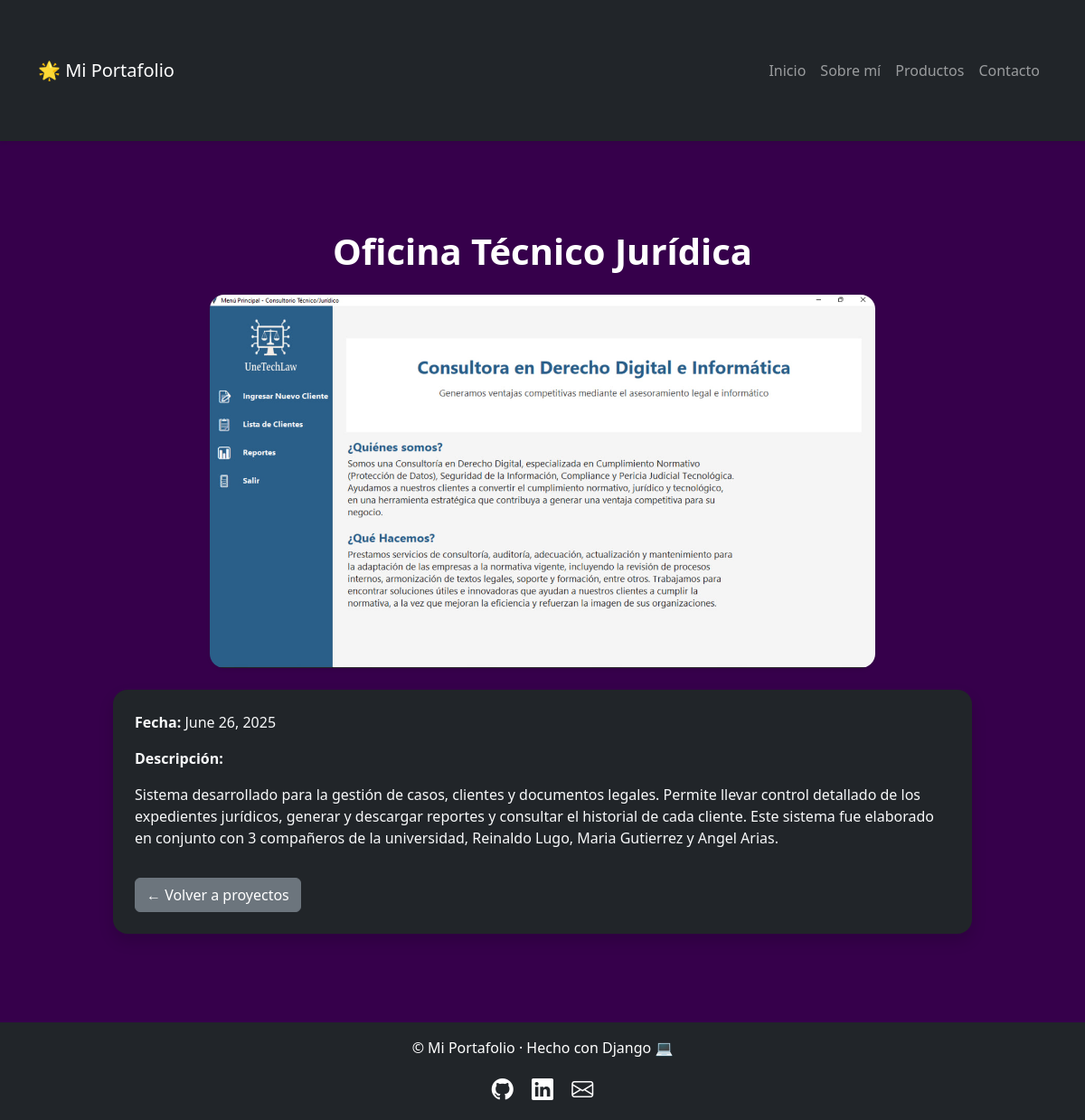
The app's page /proyecto/5/ with its own data.
### portafolio/models.py (models this page shows, shortened)
class Proyecto(models.Model):
    titulo = models.CharField(max_length=100)
    descripcion = models.TextField()
    fecha = models.DateField()
    imagen = models.ImageField(upload_to='imagenes/', blank=True, null=True)
    url = models.URLField(blank=True)

### portafolio/views.py (the view)
# urls.py: path('proyecto/<int:proyecto_id>/', detalle_proyecto, name='detalle_proyecto'),
def detalle_proyecto(request, proyecto_id):
    proyecto = get_object_or_404(Proyecto, id=proyecto_id)
    return render(request, 'portafolio/detalle.html', {'proyecto': proyecto})

### portafolio/templates/portafolio/detalle.html (shortened to what this page needs)
{% extends 'portafolio/base.html' %}
{% block content %}
<div class="container">
  <h1 class="text-center mb-4">{{ proyecto.titulo }}</h1>
  <div class="row justify-content-center">
    <div class="col-md-8 mb-4">
      <img src="{{ proyecto.imagen.url }}"
           alt="Imagen de {{ proyecto.titulo }}"
           class="img-fluid rounded-4 shadow-sm w-100"
           style="max-height: 450px; object-fit: cover;">
    </div>
    <div class="col-md-10 bg-dark text-light p-4 rounded-4 shadow">
      <p><strong>Fecha:</strong> {{ proyecto.fecha }}</p>
      <p><strong>Descripción:</strong></p>
      <p>{{ proyecto.descripcion }}</p>
      <a href="{% url 'home' %}" class="btn btn-secondary mt-3">← Volver a proyectos</a>
    </div>
  </div>
</div>
{% endblock %}

### portafolio/static/portafolio/style.css (style rules this page uses)
body { font-family: 'Segoe UI', sans-serif; background-color: #f8f9fa; }
h1, h2, h3 { font-weight: bold; color: #ffffff; }
body { background-color: #36004b; color: #FFFFFF; }
.container { padding-top: 50px; padding-bottom: 50px; }

### records on screen
Proyecto: titulo "Oficina Técnico Jurídica", imagen (picture), fecha "June 26, 2025", descripcion "Sistema desarrollado para la gestión de casos, clientes y documentos legales. Permite llevar control detallado de los expedientes jurídicos, generar y descargar reportes y consultar el historial de cada cliente. Este sistema fue elaborado en conjunto con 3 compañeros de la universidad, Reinaldo Lugo, Maria Gutierrez y Angel Arias."
